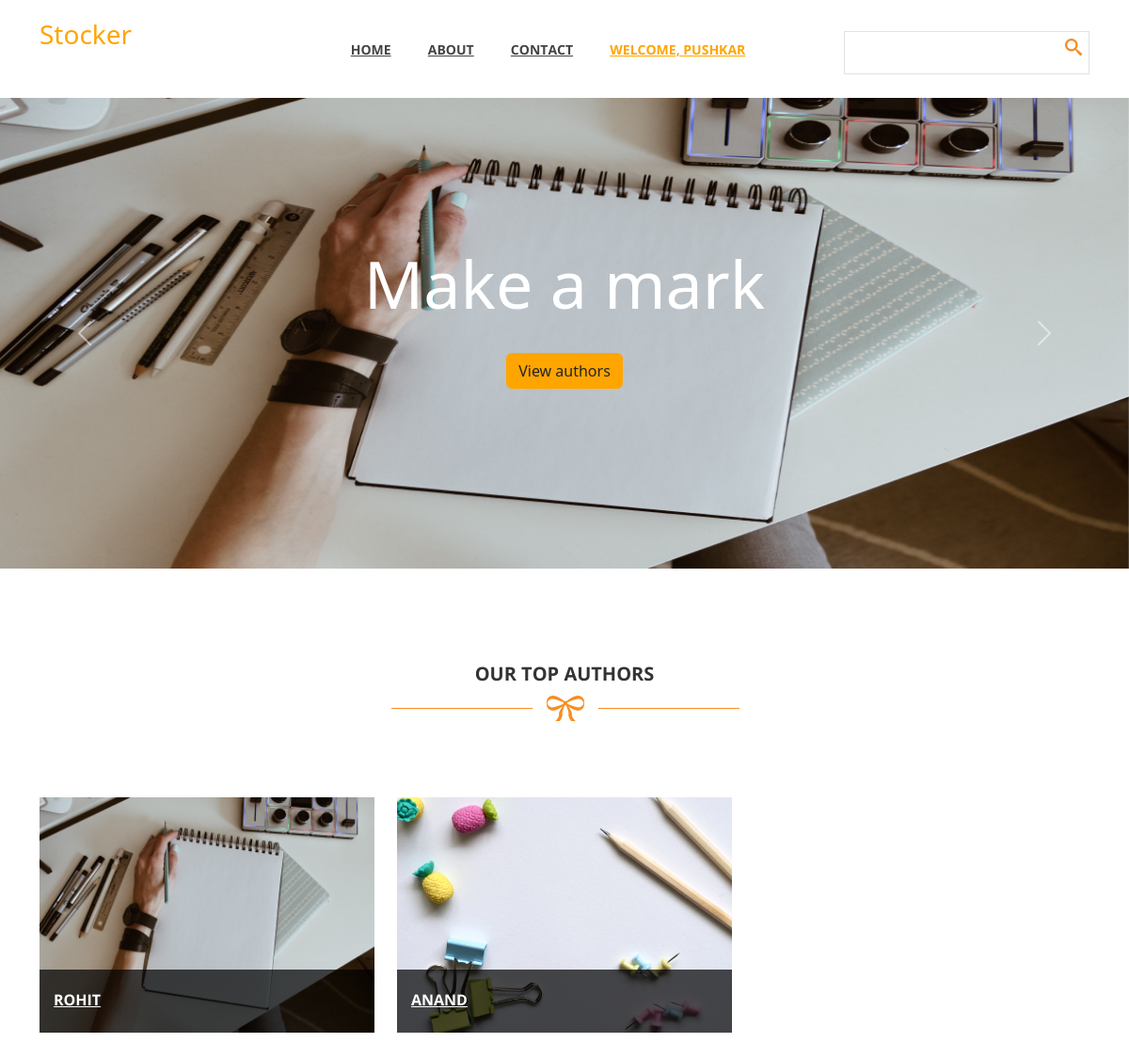
Screenshot of /user/subscribe/ (signed in) with the database file from the repository.
### User/models.py (models this page shows, shortened)
class Consultant(models.Model):
    consultant_id = models.OneToOneField(Profile, related_name='Consultant', on_delete=models.CASCADE)
    consultant_name = models.CharField(max_length=30, validators=[MinLengthValidator(5)])
    consultant_rating = models.FloatField(default=0.0)

class Profile(models.Model):
    user = models.OneToOneField(User, related_name='Profile', on_delete=models.CASCADE)
    image_field = models.ImageField(upload_to='Images')
    rating = models.FloatField(default=0.0)
    consultant=models.BooleanField(default=False)
    about_me=models.TextField(default="")

### User/views.py (the view)
# urls.py: path('subscribe/',subscribe,name='subscribe'),
@login_required
def subscribe(request):
    c=Consultant.objects.all()
    return render(request,'User/subscribe.html',{'c':c})

### User/templates/User/subscribe.html (shortened to what this page needs)
{% extends 'User/base.html' %}
{% load static %}
{% block css %}
<link rel="stylesheet" href="{% static 'User/css/subscriber.css' %}?{% now "U" %}">
<link rel="stylesheet" href="{% static 'User/css/templatemo_style.css' %}?{% now "U" %}">
<link href="https://cdn.jsdelivr.net/npm/bootstrap@5.2.2/dist/css/bootstrap.min.css" rel="stylesheet">
{% endblock css %}
{% block content %}
<div id="main-header">
    <div class="container">
        <div class="row">
            <div class="col-md-3">
                <div class="logo">
                    <h3 style="color: orange;">Stocker</h3>
                </div>
            </div>
            <div class="col-md-6">
                <div class="main-menu">
                    <ul>
                        <li><a href="{% url 'main' %}">Home</a></li>
                        <li><a href="about-us.html">About</a></li>
                        <li><a href="contact-us.html">Contact</a></li>
                        <li><a href="contact-us.html" style="color: orange;">Welcome,  {{ request.user.username }}</a></li>
                    </ul>
                </div>
            </div>
            <div class="col-md-3">
                <div class="search-box">
                    <form name="search_form" method="get" class="search_form">
                        <input id="search" type="text" />
                        <input type="submit" id="search-button" />
                    </form>
                </div>
            </div>
        </div>
    </div>
</div>
<div id="carouselExampleControls" class="carousel slide" data-bs-ride="carousel">
    <div class="carousel-inner">
      <div class="carousel-item active">
        <img src="../../static/User/images/blog4.jpg" class="d-block w-100" alt="...">
        <div class="carousel-caption d-none d-md-block justify-content-center">
            <h1 class="pa">Make a mark</h1>
            <br>
            <a href="#latest-blog" class="btn" style="background-color: orange ;">View authors</a>
        </div>
      </div>
    </div>
    <button class="carousel-control-prev" type="button" data-bs-target="#carouselExampleControls" data-bs-slide="prev">
      <span class="carousel-control-prev-icon" aria-hidden="true"></span>
    </button>
    <button class="carousel-control-next" type="button" data-bs-target="#carouselExampleControls" data-bs-slide="next">
      <span class="carousel-control-next-icon" aria-hidden="true"></span>
    </button>
  </div>
        <div id="latest-blog">
            <div class="container">
                <div class="row">
                    <div class="col-md-12">
                        <div class="heading-section">
                            <h2>Our Top Authors</h2>
                            <img src="../../static/User/images/under-heading.png" alt="" >
                        </div>
                    </div>
                </div>
                <div class="row">
                    {% for u in c %}
                    <div class="col-md-4 col-sm-6">
                        <div class="blog-post">
                            <div class="blog-thumb">
                                <img src="/media/{{ u.consultant_id.image_field }}" alt="" />
                            </div>
                            <div class="blog-content" onmouseover="mouseOn(this)" onmouseleave="mouseOff(this)">
                                <div class="content-show">
                                    <h4><a href="{% url 'profile'  u.consultant_id.user.username  %}">{{ u.consultant_id.user.username }}</a></h4>
                                </div>
                            </div>
                        </div>
                    </div>
                    {% endfor %}
                </div>
            </div>
        </div>
        {% endblock content %}

### User/static/User/css/subscriber.css (style rules this page uses)
.carousel-inner { width:100%; max-height: 500px !important; overflow: hidden; }
.carousel-item { max-height: inherit; -webkit-transform-style: preserve-3d; -moz-transform-style: preserve-3d; transform-style: preserve-3d; }
img { max-height: inherit; }
.carousel-caption { top: 50%; transform: translateY(-50%); bottom: initial; }
.pa { font-size:70px; }
.blog-post { height: 250px; margin: 0; }
.blog-thumb { height: inherit; }
.blog-thumb>img { height: inherit; }

### User/static/User/css/templatemo_style.css (style rules this page uses)
a { text-decoration: none; color: #f78e21; }
.heading-section { text-align: center; padding: 100px 0 80px 0; }
.heading-section h2 { font-family: 'Open Sans', sans-serif; font-size: 20px; color: #333; font-weight: 700; text-transform: uppercase; }
*, *:before, *:after { -moz-box-sizing: border-box; -webkit-box-sizing: border-box; box-sizing: border-box; }
.logo { padding: 20px 0; }
.main-menu ul { padding: 0px; margin: 0px; text-align: center; }
.main-menu li { list-style: none; display: inline-block; padding: 40px 0; }
.main-menu a { font-family: 'Open Sans', sans-serif; font-weight: 700; font-size: 14px; color: #444; text-transform: uppercase; margin-right: 35px; }
.search-box { text-align: right; margin-top: 33px; position: relative; }
.search-box input { margin-top: 0px; }
.search-box input[type="submit"] { background-color: transparent; position: absolute; width: 34px; height: 34px; right: 0; top: 0; border: 0; content: ''; color: transparent; background: url(../images/search-icon.png); background-position: center; background-repeat: no-repeat; }
input, textarea { padding: 10px; border: 1px solid #e2e2e2; width: 100%; margin-top: 25px; font-size: 13px; font-style: italic; font-weight: 300; color: #aaa; outline: none; }
.blog-post { position: relative; margin-bottom: 30px; }
.blog-thumb { overflow: hidden; position: relative; }
.blog-thumb img { width: 100%; }
.blog-content { position: absolute; bottom: 0; left: 0; width: 100%; background-color: rgba(0,0,0,0.7); color: #fff; padding: 15px; }
.content-show a { font-family: 'Open Sans', sans-serif; font-size: 16px; font-weight: 700; color: #fff; text-transform: uppercase; }
@media screen and (min-width: 995px) { body { overflow-x: hidden; } }

### rows the page displays
Consultant: consultant_id.image_field (picture), consultant_id.user.username "ROHIT"
Consultant: consultant_id.image_field (picture), consultant_id.user.username "ANAND"

### other values shown
{{ request.user.username }} "PUSHKAR"
